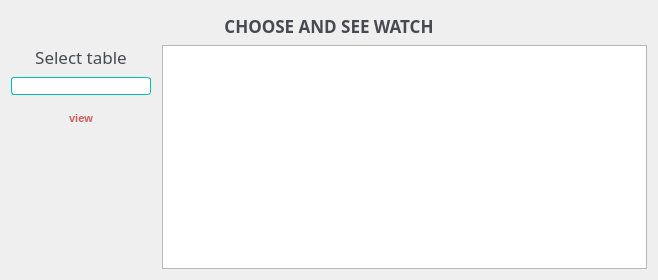
<?xml version="1.0" encoding="UTF-8"?>
<ui version="4.0">
 <class>form_view_data</class>
 <widget class="QDialog" name="form_view_data">
  <property name="geometry">
   <rect>
    <x>0</x>
    <y>0</y>
    <width>658</width>
    <height>280</height>
   </rect>
  </property>
  <property name="windowTitle">
   <string>Dialog</string>
  </property>
  <property name="styleSheet">
   <string notr="true">QPushButton{
	height: 30px;
	weight: 50px;
	font-family: 'Montserrat', sans-serif;
	font-size: 11px;
	text-transform: uppercase;
	font-weight: 600;
	color: rgb(205, 92, 92);
	background-color: rgba(255, 255, 255, 0);
	border: none;
}

QPushButton:hover{
	height: 75px;
	border: 1px solid rgba(205, 92, 92, 1) ;
	border-radius: 5px;
	font-family: 'Montserrat', sans-serif;
	font-size: 11px;
	text-transform: uppercase;
	font-weight: 600;
	color: rgb(205, 92, 92);
	background-color: rgba(255, 255, 255, 0);
}

QPushButton:pressed{
	background-color: rgba(205, 92, 92, 1);
	color: white;
	border:2px solid;
	border: 1px solid rgba(205, 92, 92, 1) ;
	border-radius: 5px;
	font-family: 'Montserrat', sans-serif;

}

QLabel{
	font-family: 'Montserrat', sans-serif;
	font-size: 17px;
	color: rgb(71, 74, 81);
}

QLineEdit{
	border: 1px solid rgb(0, 188, 188);
	border-radius: 3px;
}

QComboBox{
	weight: 100;
	border: 1px solid rgb(0, 188, 188);
	border-radius: 3px;
}

 QComboBox::down-arrow {
	background-color: white;
	border: none;
 }

QComboBox::drop-down {
    subcontrol-origin: margin;
	border: none;
 }</string>
  </property>
  <layout class="QVBoxLayout" name="verticalLayout_2">
   <property name="spacing">
    <number>7</number>
   </property>
   <property name="topMargin">
    <number>14</number>
   </property>
   <item>
    <widget class="QLabel" name="label">
     <property name="font">
      <font>
       <family>Montserrat</family>
       <pointsize>-1</pointsize>
       <weight>75</weight>
       <bold>true</bold>
      </font>
     </property>
     <property name="text">
      <string>CHOOSE AND SEE WATCH</string>
     </property>
     <property name="alignment">
      <set>Qt::AlignCenter</set>
     </property>
    </widget>
   </item>
   <item>
    <layout class="QHBoxLayout" name="horizontalLayout">
     <property name="spacing">
      <number>11</number>
     </property>
     <property name="leftMargin">
      <number>0</number>
     </property>
     <item>
      <layout class="QVBoxLayout" name="verticalLayout">
       <property name="spacing">
        <number>8</number>
       </property>
       <property name="sizeConstraint">
        <enum>QLayout::SetDefaultConstraint</enum>
       </property>
       <property name="leftMargin">
        <number>0</number>
       </property>
       <property name="topMargin">
        <number>0</number>
       </property>
       <property name="rightMargin">
        <number>0</number>
       </property>
       <item>
        <widget class="QLabel" name="label_2">
         <property name="font">
          <font>
           <family>Montserrat</family>
           <pointsize>-1</pointsize>
          </font>
         </property>
         <property name="text">
          <string>Select table</string>
         </property>
         <property name="alignment">
          <set>Qt::AlignCenter</set>
         </property>
        </widget>
       </item>
       <item>
        <widget class="QComboBox" name="comboBox">
         <property name="enabled">
          <bool>true</bool>
         </property>
         <property name="minimumSize">
          <size>
           <width>140</width>
           <height>0</height>
          </size>
         </property>
        </widget>
       </item>
       <item>
        <widget class="QPushButton" name="but_view">
         <property name="sizePolicy">
          <sizepolicy hsizetype="Preferred" vsizetype="Preferred">
           <horstretch>0</horstretch>
           <verstretch>0</verstretch>
          </sizepolicy>
         </property>
         <property name="minimumSize">
          <size>
           <width>0</width>
           <height>0</height>
          </size>
         </property>
         <property name="layoutDirection">
          <enum>Qt::LeftToRight</enum>
         </property>
         <property name="autoFillBackground">
          <bool>false</bool>
         </property>
         <property name="styleSheet">
          <string notr="true">align:center;</string>
         </property>
         <property name="text">
          <string>view</string>
         </property>
        </widget>
       </item>
       <item>
        <spacer name="verticalSpacer">
         <property name="orientation">
          <enum>Qt::Vertical</enum>
         </property>
         <property name="sizeHint" stdset="0">
          <size>
           <width>20</width>
           <height>40</height>
          </size>
         </property>
        </spacer>
       </item>
      </layout>
     </item>
     <item>
      <widget class="QTableView" name="tableView"/>
     </item>
    </layout>
   </item>
  </layout>
 </widget>
 <resources/>
 <connections/>
</ui>
